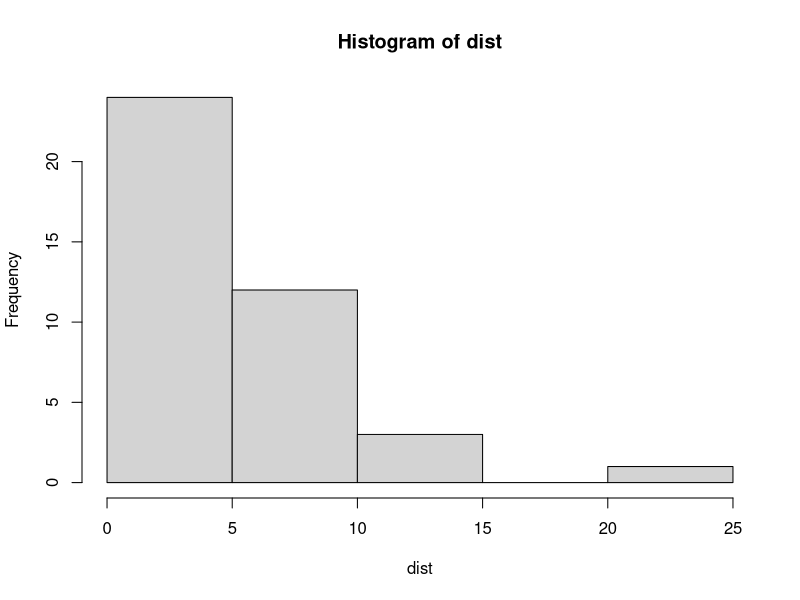

Here is the R script that generated this plot: (Note: this script raises an error after producing the figure.)
## ---- chunk 1
knitr::opts_chunk$set(echo = TRUE)
## ---- chunk 2
set.seed(123)
n <- 40
lambda <- 0.2
dist <- rexp(n, lambda)
## ---- chunk 3
hist(dist)
## ---- chunk 4
#calculate results
tmean <- 1 / lambda; tvar <- beta^2
## ---- chunk 5
means <- c(tmean, mean(dist))
names(means) <- c("Theoretical Mean", "Distribution Mean")
means
## ---- chunk 6
variances <- c(tvar, var(dist))
names(variances) <- c("Theoretical Var", "Distribution Var")
variances
## ---- chunk 7
nsim <- 1000
sdist <- sample(dist, )
